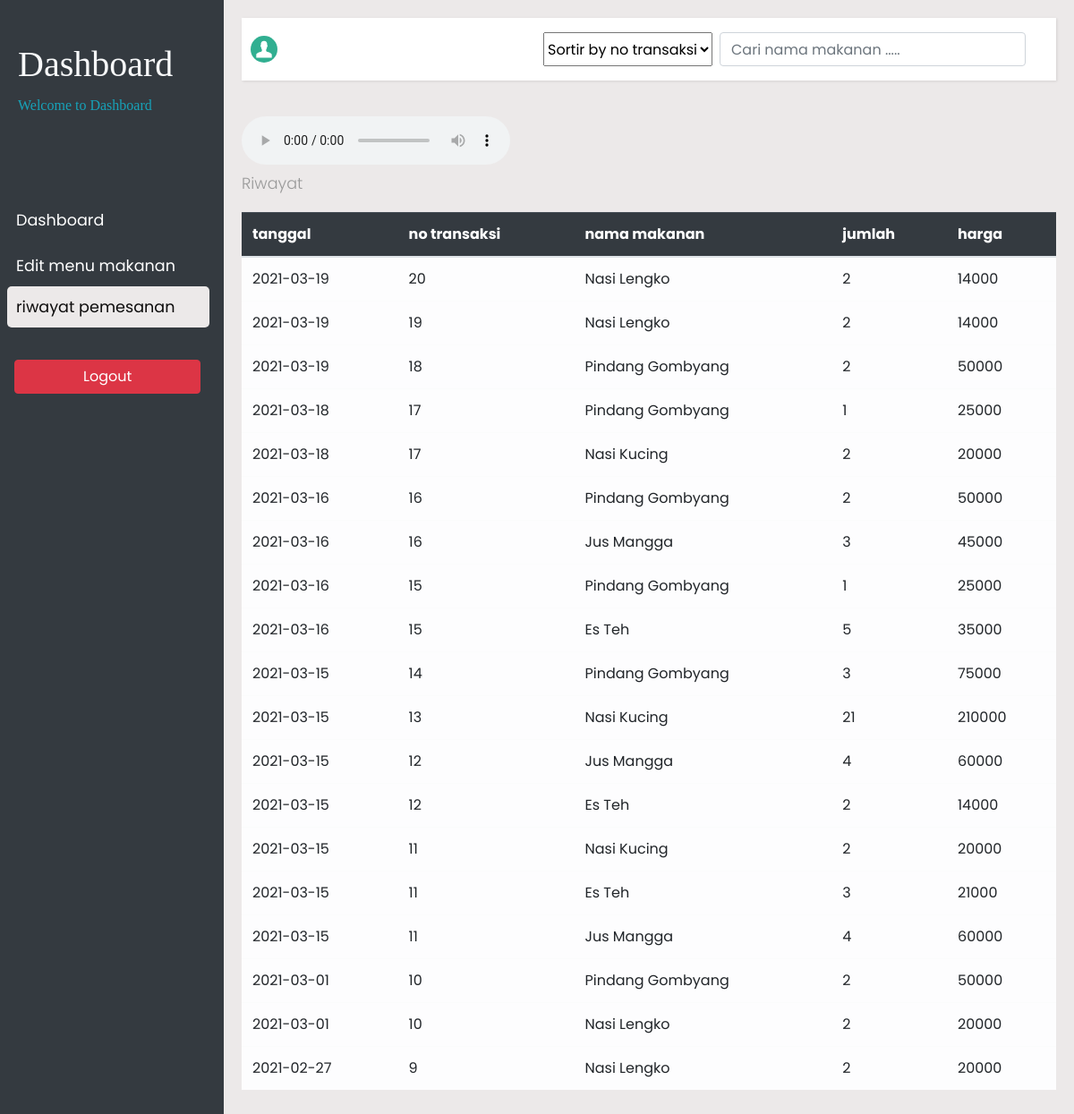
Page /admin/riwayat.php on the committed database.
### tables this page shows
CREATE TABLE `detail_transaksi` (
  `id_transaksi` int(100) NOT NULL,
  `id_makanan` int(100) NOT NULL,
  `qty` int(100) NOT NULL,
  `sub_total` int(100) NOT NULL
);

CREATE TABLE `transaksi` (
  `id_transaksi` int(100) NOT NULL,
  `tanggal` date NOT NULL,
  `id_user` int(100) NOT NULL,
  `total` int(100) NOT NULL
);

CREATE TABLE `menu` (
  `id_makanan` int(100) NOT NULL,
  `nama_makanan` varchar(100) NOT NULL,
  `jenis_makanan` varchar(100) NOT NULL,
  `gambar` varchar(100) NOT NULL,
  `stok` int(100) NOT NULL,
  `harga` int(100) NOT NULL
);

### config.php (called while the page is built, shortened)
<?php
	class database{
		var $host = "localhost";
		var $username = "root";
		var $password = "";
		var $db = 'pemesanan_makanan';
		var $koneksi = "";
		function __construct(){
			$koneksi = $this->koneksi = mysqli_connect($this->host, $this->username, $this->password, $this->db);
		}
		function getId($tabel,$patokan,$p,$diambil){
			$hasil = mysqli_query($this->koneksi, "select * from $tabel where $patokan = '$p' ");
			$arr = mysqli_fetch_array($hasil);
			return $arr[$diambil];
		}
		function data_detail($a,$b,$c)
		{
			$qry = mysqli_query($this->koneksi,"SELECT $a.*,$b.*,$c.* from $a,$b,$c where $a.id_transaksi = $b.id_transaksi and $b.id_makanan = $c.id_makanan order by $a.id_transaksi DESC");
			while($ar = mysqli_fetch_array($qry)){
				$hasil[]=$ar;
			}
			return $hasil;
		}
	}
?>

### admin/riwayat.php (the view, shortened to what this page needs)
<?php
  include ('../config.php');
  $data = new database();
?>
<!DOCTYPE html>
<html lang="en">
<head>
  <link rel="stylesheet" href="fonts/icomoon/style.css">
<link rel="stylesheet" href="../css/owl.carousel.min.css">
<link rel="stylesheet" href="../css/bootstrap.min.css">
<link rel="stylesheet" href="../css/style.css">
<link rel="stylesheet" href="css/style.css">
</head>
<body>
<div class="wrapper">
<nav id="sidebar" class="position-fixed fixed-top fixed-bottom bg-dark">
          <div class="sidebar-header pt-5">
              <h1 class="text-light" style="font-family: cursive;">Dashboard</h1>
              <p class="text-info" style="font-family: cursive;font-size:medium;">Welcome to Dashboard</p>
          </div>
          <ul class="list-unstyled components pl-2 pr-3 ">
              <p></p>
              <li id="activ-pembayaran" class=" mb-1">
                  <a href="index.php" data-toggle="collapse" aria-expanded="false" id="btn-pembayaran ">Dashboard</a>
              </li>
              <li id="activ-Tambah ">
                  <a href="tambah_stok.php" data-toggle="collapse" aria-expanded="false" id="btn-riwayat">Edit menu makanan</a>
              </li>
              <li id="activ-riwayat" class="active">
                  <a href="riwayat.php" data-toggle="collapse" aria-expanded="false" id="btn-riwayat">riwayat pemesanan</a>
              </li>
          </ul>
          <button type="submit" class="btn btn-danger col-md-10 ml-3"><a href="logout.php">Logout</a></button>
</nav>
<div id="content">
    <nav class="navbar">
      <a href="" class="navbar-brand">
          <img src="../images/akun.svg" alt="" width="30" height="30" class="d-inline-block align-top">
          <?php
              $username = $_SESSION['username'];
              $nama = $data->getId('user','username',$username,'nama');
          ?>
      </a>
<div class="d-flex flex-inline">
    <select name="filter" id="filter">
    <option value="">Sortir by no transaksi</option>
    </select>
    <input type="text" class="form-control ml-2 mr-4" placeholder="Cari nama makanan ....." id="cari">
</div>
    </nav>
<div>
<audio src="tarik.mp3" controls></audio>
</div>
<div><p>Riwayat</p></div>
<div id="Riwayat" >
<table class="table" id="tabel-cari" >
  <thead class="table-dark">
    <th>tanggal</th>
    <th>no transaksi</th>
    <th>nama makanan</th>
    <th>jumlah</th>
    <th>harga</th>
  </thead>
  <tbody class="table-light" id="tDetail">
  <?php
    $det = $data->data_detail('transaksi','detail_transaksi','menu');
  foreach ($det as $row)
  {
    ?>
    <tr>
      <td><?=$row['tanggal']?></td>
      <td><?=$row['id_transaksi']?></td>
      <td><?=$row['nama_makanan']?></td>
      <td><?=$row['qty']?></td>
      <td><?=$row['sub_total']?></td>
    </tr>
    <?php
  }
    ?>
  </tbody>
</table>
</div>
</div>
</body>
</html>

### css/style.css (style rules this page uses)
body { font-family: "Roboto", sans-serif; background-color: #f8fafb; }
p { color: #b3b3b3; font-weight: 300; }
h1, h2, h3, h4, h5, h6, .h1, .h2, .h3, .h4, .h5, .h6 { font-family: "Roboto", sans-serif; }
a { -webkit-transition: .3s all ease; -o-transition: .3s all ease; transition: .3s all ease; }

### admin/css/style.css (style rules this page uses)
body { font-family: 'Poppins', sans-serif; background: #ece9e9; }
p { font-family: 'Poppins', sans-serif; font-size: 1.1em; font-weight: 300; line-height: 1.7em; color: #999; }
a, a:hover, a:focus { color: inherit; text-decoration: none; transition: all 0.3s; }
.navbar { padding: 15px 10px; background: #fff; border: none; border-radius: 0; margin-bottom: 40px; box-shadow: 1px 1px 3px rgba(0, 0, 0, 0.1); }
.wrapper { display: flex; width: 100%; align-items: stretch; }
#sidebar { min-width: 250px; max-width: 250px; background: #09d476; color: #fff; transition: all 0.3s; float: left; position: relative; }
#sidebar .sidebar-header { padding: 20px; }
#sidebar ul.components { padding: 20px 0; }
#sidebar ul p { color: #fff; padding: 10px; }
#sidebar ul li a { padding: 10px; font-size: 1.1em; display: block; }
.active { color: rgb(14, 13, 13); background: #ece9e9; border-radius: 5px; }
a[data-toggle="collapse"] { position: relative; }
#content { width: 100%; padding: 20px; min-height: 100vh; transition: all 0.3s; }

### rows in the picture
detail_transaksi: id_transaksi.tanggal "2021-03-19", id_transaksi "20", id_makanan.nama_makanan "Nasi Lengko", qty "2", sub_total "14000"
detail_transaksi: id_transaksi.tanggal "2021-03-19", id_transaksi "19", id_makanan.nama_makanan "Nasi Lengko", qty "2", sub_total "14000"
detail_transaksi: id_transaksi.tanggal "2021-03-19", id_transaksi "18", id_makanan.nama_makanan "Pindang Gombyang", qty "2", sub_total "50000"
detail_transaksi: id_transaksi.tanggal "2021-03-18", id_transaksi "17", id_makanan.nama_makanan "Pindang Gombyang", qty "1", sub_total "25000"
detail_transaksi: id_transaksi.tanggal "2021-03-18", id_transaksi "17", id_makanan.nama_makanan "Nasi Kucing", qty "2", sub_total "20000"
detail_transaksi: id_transaksi.tanggal "2021-03-16", id_transaksi "16", id_makanan.nama_makanan "Pindang Gombyang", qty "2", sub_total "50000"
detail_transaksi: id_transaksi.tanggal "2021-03-16", id_transaksi "16", id_makanan.nama_makanan "Jus Mangga", qty "3", sub_total "45000"
detail_transaksi: id_transaksi.tanggal "2021-03-16", id_transaksi "15", id_makanan.nama_makanan "Pindang Gombyang", qty "1", sub_total "25000"
detail_transaksi: id_transaksi.tanggal "2021-03-16", id_transaksi "15", id_makanan.nama_makanan "Es Teh", qty "5", sub_total "35000"
detail_transaksi: id_transaksi.tanggal "2021-03-15", id_transaksi "14", id_makanan.nama_makanan "Pindang Gombyang", qty "3", sub_total "75000"
detail_transaksi: id_transaksi.tanggal "2021-03-15", id_transaksi "13", id_makanan.nama_makanan "Nasi Kucing", qty "21", sub_total "210000"
detail_transaksi: id_transaksi.tanggal "2021-03-15", id_transaksi "12", id_makanan.nama_makanan "Jus Mangga", qty "4", sub_total "60000"
detail_transaksi: id_transaksi.tanggal "2021-03-15", id_transaksi "12", id_makanan.nama_makanan "Es Teh", qty "2", sub_total "14000"
detail_transaksi: id_transaksi.tanggal "2021-03-15", id_transaksi "11", id_makanan.nama_makanan "Nasi Kucing", qty "2", sub_total "20000"
detail_transaksi: id_transaksi.tanggal "2021-03-15", id_transaksi "11", id_makanan.nama_makanan "Es Teh", qty "3", sub_total "21000"
detail_transaksi: id_transaksi.tanggal "2021-03-15", id_transaksi "11", id_makanan.nama_makanan "Jus Mangga", qty "4", sub_total "60000"
detail_transaksi: id_transaksi.tanggal "2021-03-01", id_transaksi "10", id_makanan.nama_makanan "Pindang Gombyang", qty "2", sub_total "50000"
detail_transaksi: id_transaksi.tanggal "2021-03-01", id_transaksi "10", id_makanan.nama_makanan "Nasi Lengko", qty "2", sub_total "20000"
detail_transaksi: id_transaksi.tanggal "2021-02-27", id_transaksi "9", id_makanan.nama_makanan "Nasi Lengko", qty "2", sub_total "20000"
